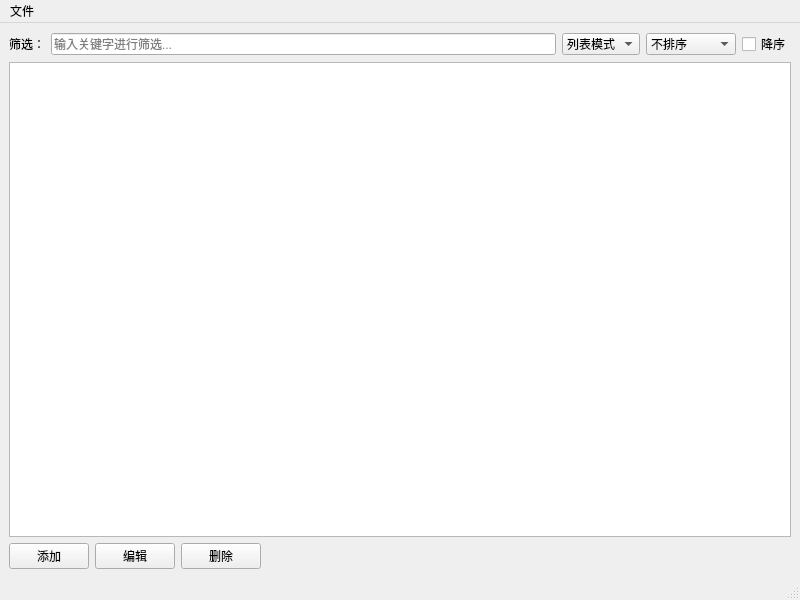
<?xml version="1.0" encoding="UTF-8"?>
<ui version="4.0">
 <class>MainWindow</class>
 <widget class="QMainWindow" name="MainWindow">
  <property name="geometry">
   <rect>
    <x>0</x>
    <y>0</y>
    <width>800</width>
    <height>600</height>
   </rect>
  </property>
  <property name="windowTitle">
   <string>列表控件示例</string>
  </property>
  <widget class="QWidget" name="centralwidget">
   <layout class="QVBoxLayout" name="verticalLayout">
    <item>
     <layout class="QHBoxLayout" name="horizontalLayout">
      <item>
       <widget class="QLabel" name="label">
        <property name="text">
         <string>筛选：</string>
        </property>
       </widget>
      </item>
      <item>
       <widget class="QLineEdit" name="filterLineEdit">
        <property name="placeholderText">
         <string>输入关键字进行筛选...</string>
        </property>
       </widget>
      </item>
      <item>
       <widget class="QComboBox" name="viewModeComboBox">
        <item>
         <property name="text">
          <string>列表模式</string>
         </property>
        </item>
        <item>
         <property name="text">
          <string>图标模式</string>
         </property>
        </item>
       </widget>
      </item>
      <item>
       <widget class="QComboBox" name="sortComboBox">
        <item>
         <property name="text">
          <string>不排序</string>
         </property>
        </item>
        <item>
         <property name="text">
          <string>按名称排序</string>
         </property>
        </item>
        <item>
         <property name="text">
          <string>按日期排序</string>
         </property>
        </item>
        <item>
         <property name="text">
          <string>按大小排序</string>
         </property>
        </item>
       </widget>
      </item>
      <item>
       <widget class="QCheckBox" name="descendingCheckBox">
        <property name="text">
         <string>降序</string>
        </property>
       </widget>
      </item>
     </layout>
    </item>
    <item>
     <widget class="QListView" name="listView">
      <property name="alternatingRowColors">
       <bool>true</bool>
      </property>
      <property name="selectionMode">
       <enum>QAbstractItemView::SingleSelection</enum>
      </property>
     </widget>
    </item>
    <item>
     <layout class="QHBoxLayout" name="horizontalLayout_2">
      <item>
       <widget class="QPushButton" name="addButton">
        <property name="text">
         <string>添加</string>
        </property>
       </widget>
      </item>
      <item>
       <widget class="QPushButton" name="editButton">
        <property name="text">
         <string>编辑</string>
        </property>
       </widget>
      </item>
      <item>
       <widget class="QPushButton" name="deleteButton">
        <property name="text">
         <string>删除</string>
        </property>
       </widget>
      </item>
      <item>
       <spacer name="horizontalSpacer">
        <property name="orientation">
         <enum>Qt::Horizontal</enum>
        </property>
        <property name="sizeHint" stdset="0">
         <size>
          <width>40</width>
          <height>20</height>
         </size>
        </property>
       </spacer>
      </item>
     </layout>
    </item>
   </layout>
  </widget>
  <widget class="QMenuBar" name="menubar">
   <property name="geometry">
    <rect>
     <x>0</x>
     <y>0</y>
     <width>800</width>
     <height>22</height>
    </rect>
   </property>
   <widget class="QMenu" name="menu">
    <property name="title">
     <string>文件</string>
    </property>
    <addaction name="actionSave"/>
    <addaction name="actionExit"/>
   </widget>
   <addaction name="menu"/>
  </widget>
  <widget class="QStatusBar" name="statusbar"/>
  <action name="actionSave">
   <property name="text">
    <string>保存</string>
   </property>
  </action>
  <action name="actionExit">
   <property name="text">
    <string>退出</string>
   </property>
  </action>
 </widget>
 <resources/>
 <connections/>
</ui>
